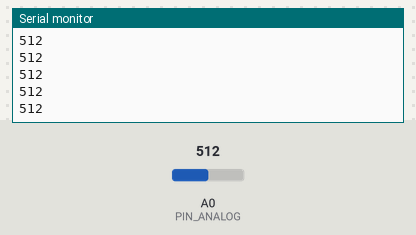
This sketch was run on a simulated Arduino Uno, built with avr-gcc and run on an emulated ATmega328P. Shown: the last lines printed to the serial monitor. The test bench sets the inputs (shaded band); at power-on: A0 (PIN_ANALOG) = 512.

Above: at 1.2 s.
1.3 s: A0 (PIN_ANALOG) set to 716
At 2.2 s:
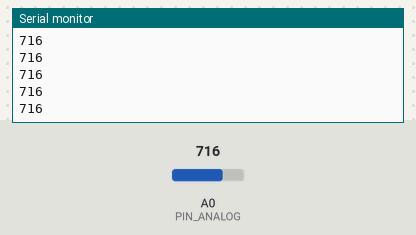
2.8 s: A0 (PIN_ANALOG) set to 900
At 3.3 s:
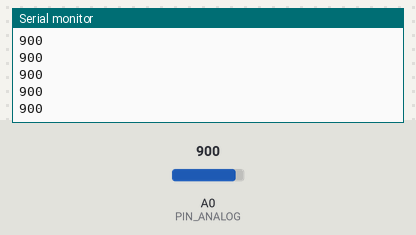
Timing chart, 0 to 5.8 s (numbered marks = the images above; inputs shaded):
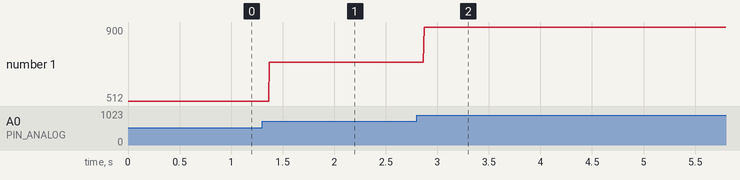

Measured:
- after the input at 1.3 s, the serial monitor: prints a new line after 0.07 s (image 1)
- after the input at 2.8 s, the serial monitor: prints a new line after 0.07 s (image 2)
- plotted number 1: 512 → 716 after the input at 1.3 s, 716 → 900 after the input at 2.8 s

The sketch:

fsr.ino
```cpp
// Contoh pengujian FSR

const byte PIN_ANALOG = A0;

void setup()
{
  Serial.begin(9600);
}

void loop()
{
  int nilaiFSR = analogRead(PIN_ANALOG);

  Serial.println(nilaiFSR);
}
```
